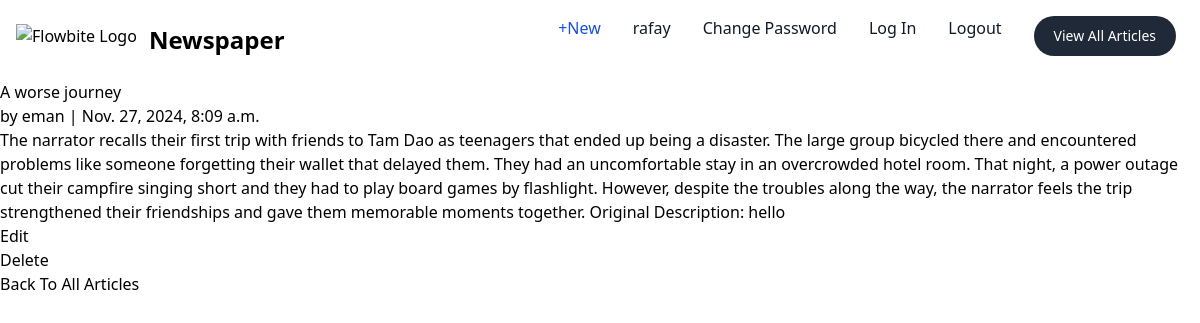
/2/ (signed in), run on the app's committed database.
### accounts/models.py (models this page shows)
class CustomUser(AbstractUser):
    age = models.PositiveIntegerField(null=True , blank= True)

### articles/models.py (models this page shows, shortened)
class Article(models.Model):
    title = models.CharField(max_length=255)
    body = models.TextField()
    date = models.DateTimeField(auto_now_add=True)
    author = models.ForeignKey(
        settings.AUTH_USER_MODEL,
        on_delete=models.CASCADE,
    )

### articles/views.py (the view)
# urls.py: path("<int:pk>/", ArticleDetailView.as_view(),
class ArticleDetailView(DetailView):
    model = Article
    template_name = 'article_detail.html'

### templates/article_detail.html
{% extends 'base.html' %}
{% block content %}
    <div class="article-entry">
     <h2> {{ object.title }}</h2>
     <p>by {{ object.author }} | {{ object.date }}</p>
     <p>{{ object.body }}</p>
    </div>
    <div>
        <p><a href="{% url 'article_edit'  article.pk %}"></a>Edit</p>
        <p><a href="{% url 'article_delete' article.pk %}"></a>Delete</p>
    </div>
    <p>Back To <a href="{% url 'article_list' %}"></a> All Articles</p>
{% endblock content %}

### templates/base.html (shortened to what this page needs)
<!DOCTYPE html>
<html lang="en">
<head>
</head>
<body>
  <nav class="bg-white border-gray-200 dark:bg-gray-900">
    <div class="max-w-screen-xl flex flex-wrap items-center justify-between mx-auto p-4">
      <a href="{% url 'home' %}" class="flex items-center space-x-3 rtl:space-x-reverse">
        <img src="https://flowbite.com/docs/images/logo.svg" class="h-8" alt="Flowbite Logo" />
        <span class="self-center text-2xl font-semibold whitespace-nowrap dark:text-white">Newspaper</span>
      </a>
      <div class="items-center justify-between hidden w-full md:flex md:w-auto md:order-1" id="navbar-user">
        <ul
          class="flex flex-col font-medium p-4 md:p-0 mt-4 border border-gray-100 rounded-lg bg-gray-50 md:space-x-8 rtl:space-x-reverse md:flex-row md:mt-0 md:border-0 md:bg-white dark:bg-gray-800 md:dark:bg-gray-900 dark:border-gray-700">
          <li>
            {% if user.is_authenticated %}
            <a href="{% url 'article_new' %}"
              class="block py-2 px-3 text-white bg-blue-700 rounded md:bg-transparent md:text-blue-700 md:p-0 md:dark:text-blue-500"
              aria-current="page">+New</a>
          </li>
          <li>
            <a href="#"
              class="block py-2 px-3 text-gray-900 rounded hover:bg-gray-100 md:hover:bg-transparent md:hover:text-blue-700 md:p-0 dark:text-white md:dark:hover:text-blue-500 dark:hover:bg-gray-700 dark:hover:text-white md:dark:hover:bg-transparent dark:border-gray-700">
              {{ user.username }}</a>
          </li>
          <li>
            <a href="{% url 'password_change' %}"
              class="block py-2 px-3 text-gray-900 rounded hover:bg-gray-100 md:hover:bg-transparent md:hover:text-blue-700 md:p-0 dark:text-white md:dark:hover:text-blue-500 dark:hover:bg-gray-700 dark:hover:text-white md:dark:hover:bg-transparent dark:border-gray-700">Change
              Password</a>
          </li>
          <li>
            <a href="{% url 'login' %}"
              class="block py-2 px-3 text-gray-900 rounded hover:bg-gray-100 md:hover:bg-transparent md:hover:text-blue-700 md:p-0 dark:text-white md:dark:hover:text-blue-500 dark:hover:bg-gray-700 dark:hover:text-white md:dark:hover:bg-transparent dark:border-gray-700">Log
              In</a>
          </li>
          <li>
            <a href="{% url 'logout' %}"
              class="block py-2 px-3 text-gray-900 rounded hover:bg-gray-100 md:hover:bg-transparent md:hover:text-blue-700 md:p-0 dark:text-white md:dark:hover:text-blue-500 dark:hover:bg-gray-700 dark:hover:text-white md:dark:hover:bg-transparent dark:border-gray-700">Logout</a>
          </li>
          <a href="{% url 'article_list' %}"><button type="button"
              class="text-white bg-gray-800 hover:bg-gray-900 focus:outline-none focus:ring-4 focus:ring-gray-300 font-medium rounded-full text-sm px-5 py-2.5 me-2 mb-2 dark:bg-gray-800 dark:hover:bg-gray-700 dark:focus:ring-gray-700 dark:border-gray-700">View
              All Articles </button> </a>
      </div>
      {% endif %}
    </div>
  </nav>
  <main>
    {% block content %}
    {% endblock content %}
  </main>
</body>
<script src="https://cdn.tailwindcss.com"></script>
</html>

### data on the page
CustomUser: username "rafay"
Article: title "A worse journey", author "eman", date "Nov. 27, 2024, 8:09 a.m.", body "The narrator recalls their first trip with friends to Tam Dao as teenagers that ended up being a disaster. The large group bicycled there and encountered problems like someone forgetting their wallet that delayed them. They had an uncomfortable stay in an overcrowded hotel room. That night, a power outage cut their campfire singing short and they had to play board games by flashlight. However, despite the troubles along the way, the narrator feels the trip strengthened their friendships and gave them memorable moments together. Original Description: hello"
